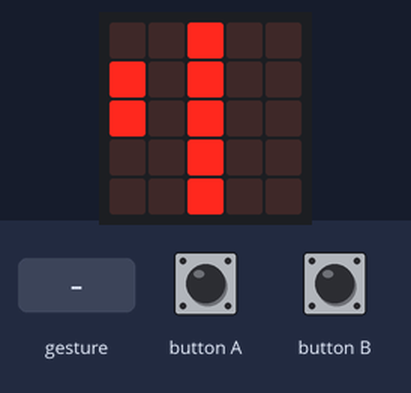
Recording of a program running on a simulated Calliope mini (MakeCode). On the bench: the board's 5×5 LED display. The inputs (shaded band) are chosen by the test bench. Random numbers come from a fixed seed; a tilt is held for 1.5 s and a shake lasts 1 s, then the board lies face up again.

Above: at 1.5 s.
1.6 s: button A pressed for 0.15 s
At 2.1 s:
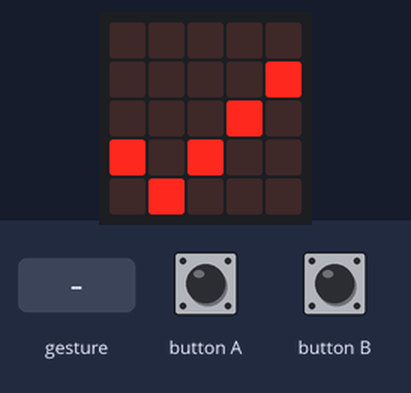
4.7 s: button B pressed for 0.15 s
At 5.3 s:
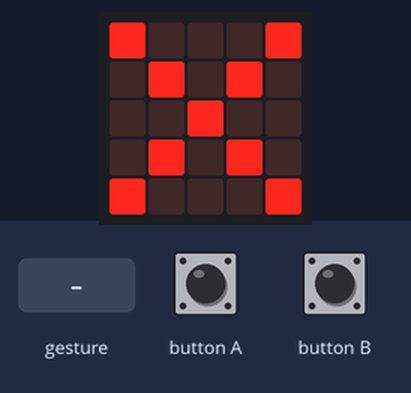
6.3 s: gesture 'shake'
At 7.1 s:
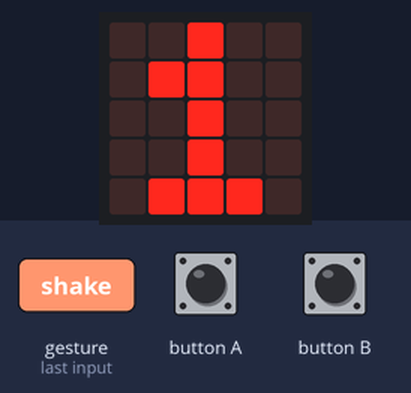
Timing chart, 0 to 9.3 s (numbered marks = the images above; inputs shaded):
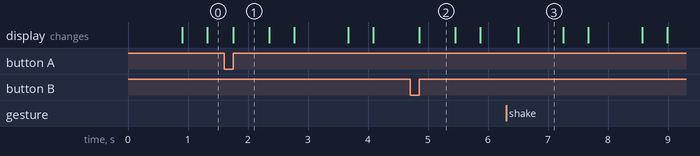

Measured:
- what the display in image 1 shows lasts 0.6 s, from 1.8 s to 2.4 s
- what the display in image 3 shows lasts 0.8 s, from 6.5 s to 7.3 s

The program:

main.ts
```typescript
input.onButtonEvent(Button.A, input.buttonEventClick(), function () {
    if (Zufall == 0) {
        Punkte += 1
        basic.showIcon(IconNames.Yes)
    } else {
        basic.showIcon(IconNames.No)
    }
})
input.onButtonEvent(Button.B, input.buttonEventClick(), function () {
    if (Zufall == 1) {
        Punkte += 1
        basic.showIcon(IconNames.Yes)
    } else {
        basic.showIcon(IconNames.No)
    }
})
input.onGesture(Gesture.Shake, function () {
    basic.showNumber(Punkte)
})
let Zufall = 0
let Punkte = 0
Punkte = 0
basic.forever(function () {
    Zufall = randint(0, 1)
    if (Zufall == 0) {
        basic.showLeds(`
            . . # . .
            # . # . .
            # . # . .
            . . # . .
            . . # . .
            `)
    } else {
        basic.showLeds(`
            . . # . .
            . . # . #
            . . # . #
            . . # . .
            . . # . .
            `)
    }
    basic.pause(500)
    basic.showLeds(`
        . . # . .
        . . # . .
        . . # . .
        . . # . .
        . . # . .
        `)
})
```

test.ts
```typescript
// Hier kann man Tests durchführen; diese Datei wird nicht kompiliert, wenn dieses Paket als Erweiterung verwendet wird.
```
